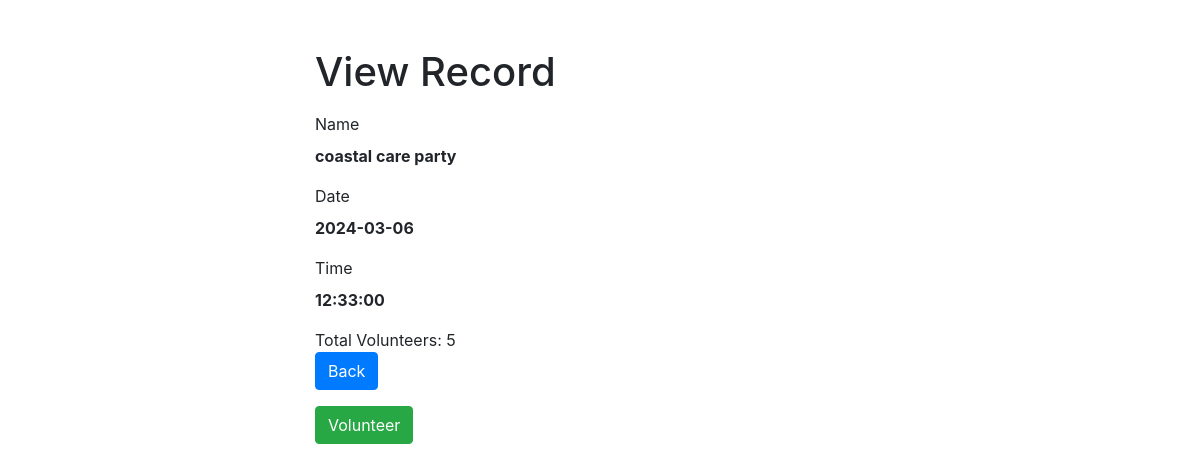
The page /event/read.php?id=1 on the database its author committed.
### tables this page shows
CREATE TABLE `events` (
  `id` int(225) NOT NULL,
  `name` varchar(225) NOT NULL,
  `date` date NOT NULL,
  `time` time NOT NULL,
  `totalVolunteer` int(11) NOT NULL DEFAULT 0
);

### event/read.php (the view, shortened to what this page needs)
<?php
if(isset($_GET["id"]) && !empty(trim($_GET["id"]))){
    require_once "config.php";
    $sql = "SELECT * FROM events WHERE id = ?";
    if($stmt = mysqli_prepare($link, $sql)){
        mysqli_stmt_bind_param($stmt, "i", $param_id);
        if(mysqli_stmt_execute($stmt)){
            $result = mysqli_stmt_get_result($stmt);
            if(mysqli_num_rows($result) == 1){
                $row = mysqli_fetch_array($result, MYSQLI_ASSOC);
            } else{
                header("location: error.php");
                exit();
            }
        } else{
            echo "Oops! Something went wrong. Please try again later.";
        }
    }
} else{
    header("location: error.php");
    exit();
}
?>
<!DOCTYPE html>
<html lang="en">
<head>
    <link rel="stylesheet" href="https://stackpath.bootstrapcdn.com/bootstrap/4.5.2/css/bootstrap.min.css">
</head>
<body>
    <div class="wrapper">
        <div class="container-fluid">
            <div class="row">
                <div class="col-md-12">
                    <h1 class="mt-5 mb-3">View Record</h1>
                    <div class="form-group">
                        <label>Name</label>
                        <p><b><?php echo $row["name"]; ?></b></p>
                    </div>
                    <div class="form-group">
                        <label>Date</label>
                        <p><b><?php echo $row["date"]; ?></b></p>
                    </div>
                    <div class="form-group">
                        <label>Time</label>
                        <p><b><?php echo $row["time"]; ?></b></p>
                    </div>
                      <?php
                    require_once "volunteer/configV.php";
                    $total_volunteers_sql = "SELECT COUNT(*) AS total FROM volunteers";
                    $total_volunteers_result = mysqli_query($link, $total_volunteers_sql);
                    $total_volunteers_row = mysqli_fetch_assoc($total_volunteers_result);
                    $total_volunteers = $total_volunteers_row['total'];
                    ?>
                    <div>Total Volunteers: <?php echo $total_volunteers; ?></div>
                    <p><a href="index.php" class="btn btn-primary">Back</a></p>
                    <p><a href="volunteer/createV.php?id=<?php echo $row['id']; ?>" class="btn btn-success">Volunteer</a></p>
                </div>
            </div>
        </div>
    </div>
</body>
</html>

### event/read.php (style rules this page uses)
.wrapper { width: 600px; margin: 0 auto; }

### rows shown on the page
events: name "coastal care party", date "2024-03-06", time "12:33:00"

### other values the page prints
$total_volunteers "5"
